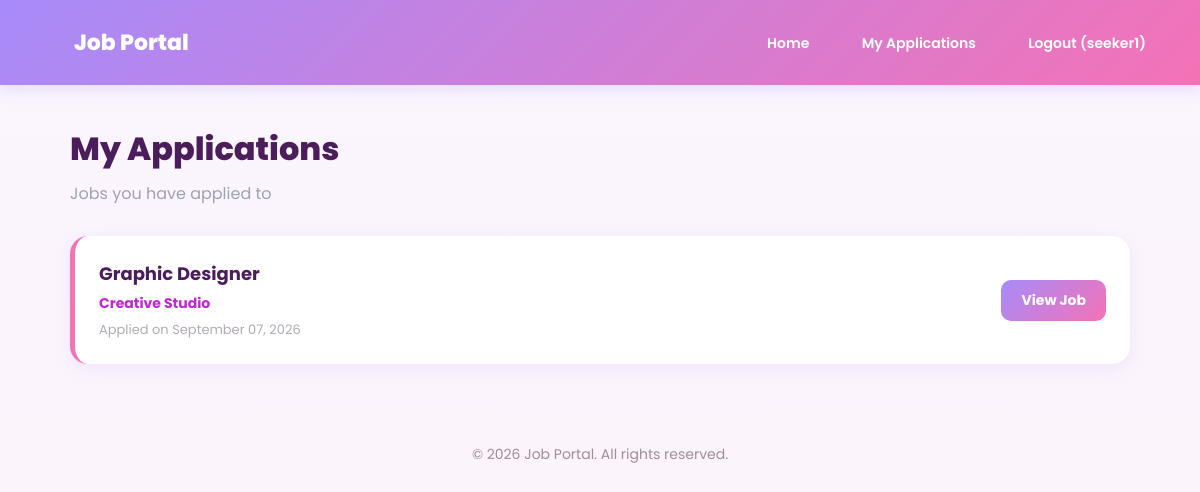
Before: /my-applications/ (signed in) with the older database file.
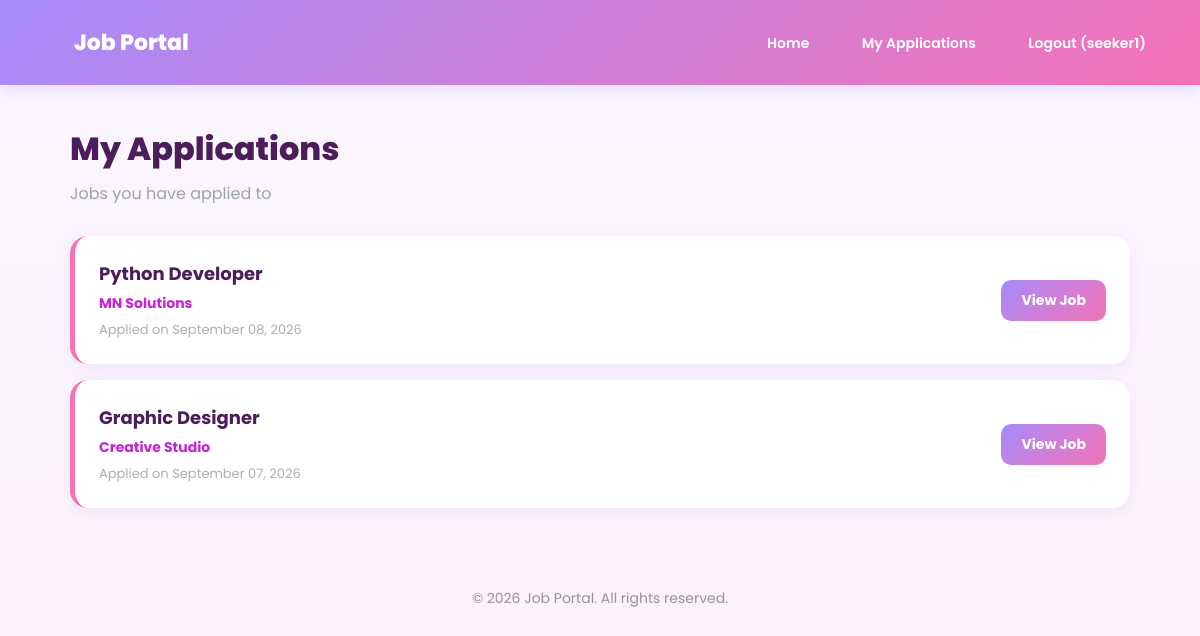
After: the same page with the newer database file.
### apps/jobs/models.py (models this page shows, shortened)
class Application(models.Model):
    job = models.ForeignKey(
        Job,
        on_delete=models.CASCADE,
        related_name='applications'
    )
    applicant = models.ForeignKey(
        settings.AUTH_USER_MODEL,
        on_delete=models.CASCADE,
        related_name='applications'
    )
    name = models.CharField(max_length=150, blank=True)
    email = models.EmailField(blank=True)
    phone = models.CharField(max_length=30, blank=True)
    location = models.CharField(max_length=100, blank=True)
    applied_date = models.DateTimeField(auto_now_add=True)
    cover_letter = models.TextField(blank=True, null=True)
    resume = models.FileField(
        upload_to='resumes/',
        blank=True,
        null=True
    )
    class Meta:
        unique_together = ('job', 'applicant')

class Job(models.Model):
    title = models.CharField(max_length=200)
    company = models.CharField(max_length=200)
    location = models.CharField(max_length=100)
    description = models.TextField()
    salary = models.CharField(max_length=100, blank=True)
    posted_date = models.DateTimeField(auto_now_add=True)
    posted_by = models.ForeignKey(
        settings.AUTH_USER_MODEL,
        on_delete=models.CASCADE,
        null=True,
        blank=True,
        related_name='posted_jobs'
    )

### apps/jobs/views.py (the view)
# urls.py: path('my-applications/', views.my_applications, name='my_applications'),
@login_required
def my_applications(request):
    if request.user.role != 'seeker':
        messages.error(request, "Only job seekers can view this page.")
        return redirect('job_list')
    applications = Application.objects.filter(applicant=request.user).order_by('-applied_date')
    return render(request, 'jobs/my_applications.html', {'applications': applications})

### apps/jobs/templates/jobs/my_applications.html (shortened to what this page needs)
{% extends 'jobs/base.html' %}
{% block content %}
<div class="page-title">My Applications</div>
<div class="page-subtitle">Jobs you have applied to</div>
{% if applications %}
{% for app in applications %}
<div class="app-card">
    <div>
        <h3>{{ app.job.title }}</h3>
        <div class="app-company">{{ app.job.company }}</div>
        <div class="app-date">Applied on {{ app.applied_date|date:"F d, Y" }}</div>
    </div>
    <a href="{% url 'job_detail' app.job.pk %}" class="btn">View Job</a>
</div>
{% endfor %}
{% else %}
<div class="empty-state">
    <h3>You haven't applied to any jobs yet</h3>
</div>
{% endif %}
{% endblock %}

Changed rows visible on the page:
added Application: job "Python Developer", job.company "MN Solutions", applied_date "September 08, 2026"
